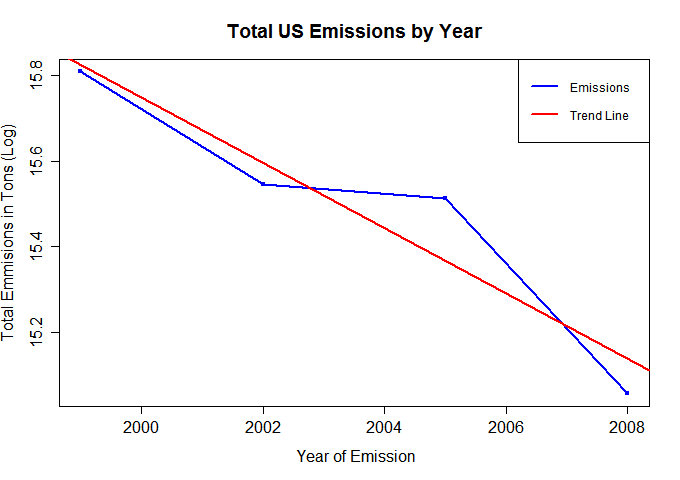

The R source for this figure:
# The sript will answer if USA PM2.5 Emisosns have decreased/increased from 1999 to 2008
# The Loigic used for the assement is if there was a down ward trend over the years
# The script user has ensure that both the base data R files are in thier working directory. 
library(dplyr)

#Load all the base data required for the analyis.
source('Data_Loader.R')

# Break down emmisions data by stratum,Calculate total emmsions for each year
  years <- group_by(NEI,year)
  year_totals <- summarize(years, Total_Emissions = sum(Emissions))
# Graph the data
  with(year_totals,plot(year,log(Total_Emissions),
                        type = "o",
                        main = "Total US Emissions by Year",
                        xlab= " Year of Emission",
                        ylab = "Total Emmisions in Tons (Log)",
                        pch=20,col="blue",lwd=2.5)
       )
# Evaluate the tread over the year using liner reg
  model <- lm(log(Total_Emissions) ~ year, year_totals)
# Plot the trend
  abline(model, lwd = 2, col="red")
# Add a legend to the graph
  legend("topright",cex=0.75,c("Emissions","Trend Line"), lty=c(1,1), lwd=c(2.5,2.5),col=c("blue","red"))
#Copy the graph to graph vector for display
  dev.copy(png, file = "plot1.png", height = 480, width = 680)
  dev.off()